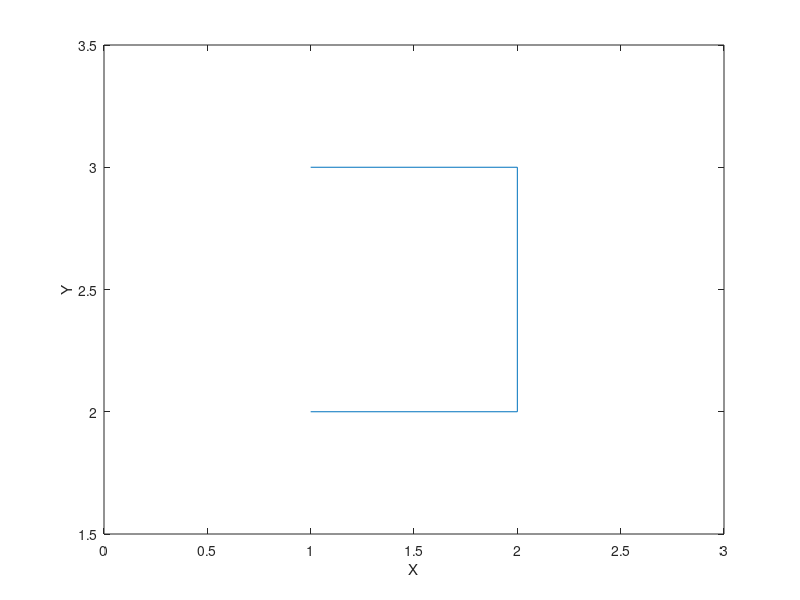
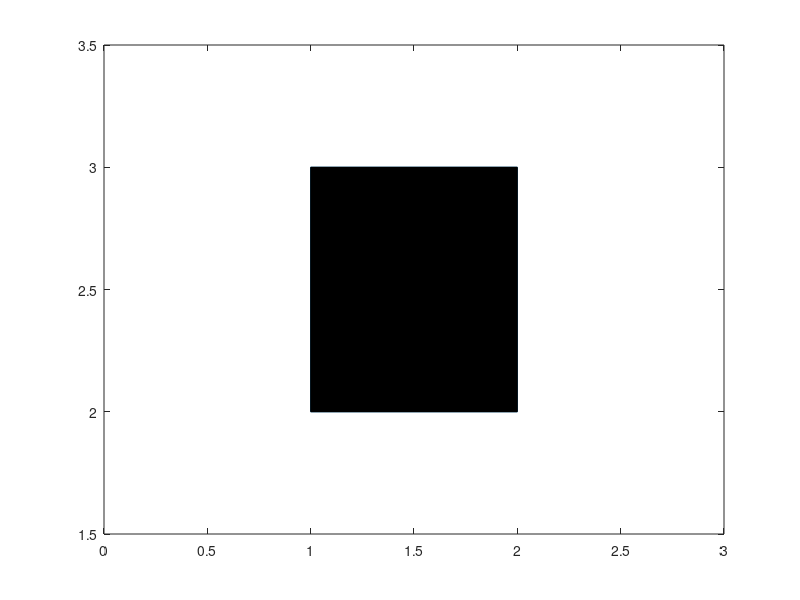

Source code (MATLAB) for these figures, in order: (Note: this script raises an error after producing the figures.)
% Santiago Hincapie Potes
% 201510008101
% 26/01/2018
%% Clean enviroment
clear
clc
%% 1.6.6 Plotting of 2D Polygonal Regions in MATLAB.
N = input('type the number of points to be captured from the screen:\n');
figure;
clf;
coordX = [1, 2, 2, 1];
coordY = [2, 2, 3, 3];
plot(coordX, coordY);
axis([0 3 1.5 3.5]);
xlabel('X');
ylabel('Y');
pause(5);

% play with rectangles :D
figure;
coordX = [coordX 1];
coordY = [coordY 2];
plot(coordX, coordY);
hold on;
axis([0 3 1.5 3.5]);
fill(coordX, coordY, 'k');
fprintf('catch the %d points from the screen\n', N);
xy = ginput(N);
plot(xy(:,1), xy(:,2))
